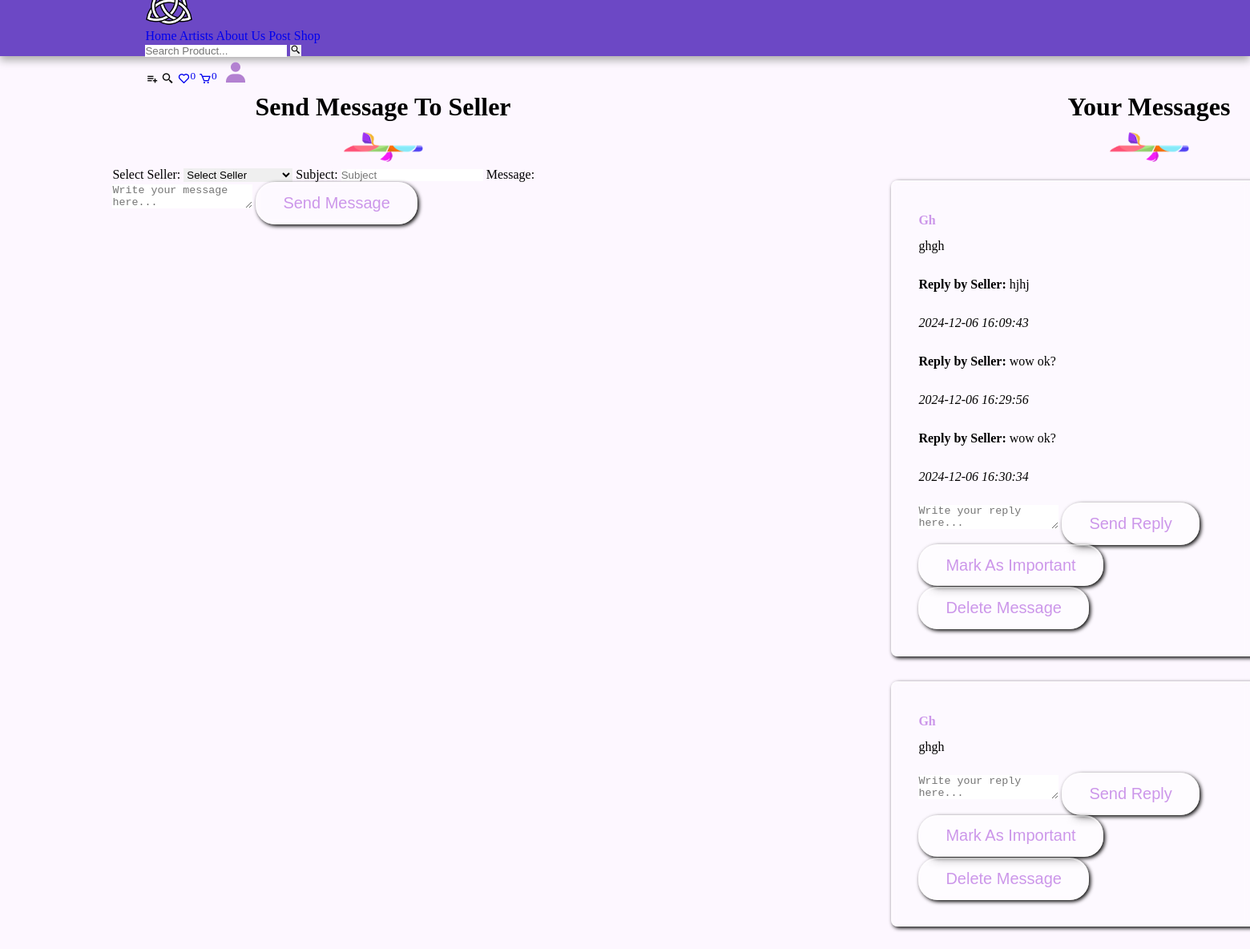
Screenshot of /message.php (signed in) with the database file from the repository.
### tables this page shows
CREATE TABLE `message` (
  `id` int(20) NOT NULL,
  `user_id` int(11) NOT NULL,
  `name` varchar(100) NOT NULL,
  `email` varchar(100) NOT NULL,
  `subject` varchar(100) NOT NULL,
  `message` varchar(1000) NOT NULL,
  `is_important` tinyint(1) DEFAULT 0,
  `seller_id` int(11) NOT NULL
);

CREATE TABLE `replies` (
  `id` int(11) NOT NULL,
  `message_id` int(11) NOT NULL,
  `reply` text NOT NULL,
  `seller_id` int(11) NOT NULL,
  `date` timestamp NOT NULL DEFAULT current_timestamp()
);

### message.php (the view, shortened to what this page needs)
<?php
include 'components/connect.php';
?>
<!DOCTYPE html>
<html lang="en">
<head>
    <link rel="stylesheet" type="text/css" href="../css/admin_style.css">
    <link rel="stylesheet" href="https://cdnjs.cloudflare.com/ajax/libs/font-awesome/6.2.0/css/all.min.css">
    <link rel="stylesheet" href="https://cdn.jsdelivr.net/npm/boxicons@2.1.4/css/boxicons.min.css">
</head>
<body>
    <div class="main-container">
        <?php include 'components/user_header.php'; ?>
        <section class="send-message-container">
            <div class="heading">
                <h1>Send Message to Seller</h1>
                <img src="../image/separator-img.png" alt="✦ . ⁺ . ✦ . ⁺ . ✦">
            </div>
            <form action="" method="post">
                <label for="seller_id">Select Seller:</label>
                <select name="seller_id" required>
                    <option value="">Select Seller</option>
                </select>
                <label for="subject">Subject:</label>
                <input type="text" name="subject" placeholder="Subject" required>
                <label for="message">Message:</label>
                <textarea name="message" placeholder="Write your message here..." required></textarea>
                <input type="submit" name="send_msg" value="Send Message" class="btn">
            </form>
        </section>
        <section class="message-container">
            <div class="heading">
                <h1>Your Messages</h1>
                <img src="../image/separator-img.png" alt="✦ . ⁺ . ✦ . ⁺ . ✦">
            </div>
            <div class="box-container">
                <?php
                    $select_message = $conn->prepare("SELECT * FROM `message` WHERE user_id = ?");
                    $select_message->execute([$user_id]);
                    if ($select_message->rowCount() > 0) {
                        while ($fetch_message = $select_message->fetch(PDO::FETCH_ASSOC)) {
                ?>
                <div class="box">
                    <h4><?= $fetch_message['subject']; ?></h4>
                    <p><?= $fetch_message['message']; ?></p>
                    <div class="replies-container">
                        <?php
                            $select_replies = $conn->prepare("SELECT * FROM `replies` WHERE message_id = ? ORDER BY date ASC");
                            $select_replies->execute([$fetch_message['id']]);
                            if ($select_replies->rowCount() > 0) {
                                while ($fetch_reply = $select_replies->fetch(PDO::FETCH_ASSOC)) {
                                    echo "<div class='reply'>";
                                    echo "<p><strong>Reply by Seller:</strong> " . $fetch_reply['reply'] . "</p>";
                                    echo "<p><em>" . $fetch_reply['date'] . "</em></p>";
                                    echo "</div>";
                                }
                            }
                        ?>
                    </div>
                    <form action="" method="post">
                        <textarea name="reply_message" placeholder="Write your reply here..." required></textarea>
                        <input type="submit" name="reply_msg" value="Send Reply" class="btn">
                    </form>
                    <?php if ($fetch_message['is_important'] == 0): ?>
                    <form action="" method="post">
                        <input type="submit" name="mark_important" value="Mark as Important" class="btn">
                    </form>
                    <?php endif; ?>
                    <form action="" method="post">
                    <form action="" method="post">
                        <input type="submit" name="delete_msg" value="Delete Message" class="btn">
                    </form>
                </div>
                <?php
                        }
                    } else {
                        echo "<p>No messages found!</p>";
                    }
                ?>
            </div>
        </section>
    </div>
</body>
</html>

### css/admin_style.css (style rules this page uses)
* { margin: 0; padding: 0; box-sizing: border-box; outline: none; border: none; text-decoration: none; list-style: none; }
:root { --space: 2rem; --main-color: #cc97ea; --purple-color: #b381d1; --purple-opacity: #f7e6ff; --white-alpha-40: rgba(255,255,255,0.40); --white-alpha-25: rgba(255,255,255,0.25); --backdrop-filter: blur(5px); --box-shadow: 2px 2px 5px rgba(0,0,0.40); }
body { background-color: #fdf7ff; background-repeat: no-repeat; background-position: center; }
html { scroll-behavior: smooth; }
.btn { background-color: var(--white-alpha-25); border: 2px solid var(--white-alpha-40); backdrop-filter: var(--backdrop-filter); box-shadow: var(--box-shadow); text-transform: capitalize; color: var(--main-color); padding: .8rem 2rem; border-radius: 1.5rem; font-size: 20px; cursor: pointer; position: relative; text-align: center; }
.btn::before { position: absolute; content: ''; top: 0; left: 0; height: 100%; width: 0; border-radius: 30px; background-color: var(--main-color); z-index: -1; transition: width 0.3s ease; text-align: center; }
input[type='submit'] { cursor: pointer; }
.box-container { display: grid; grid-template-columns: repeat(auto-fit, minmax(25rem, 1fr)); align-items: center; }
.box-container .box { background-color: var(--white-alpha-25); border: 2px solid var(--white-alpha-40); backdrop-filter: var(--backdrop-filter); box-shadow: var(--box-shadow); margin: 1rem; border-radius: .5rem; }
.heading { text-align: center; line-height: 1.5; }
.heading h1 { font-size: 2rem; text-transform: capitalize; }
.heading img { margin-top: .5rem; width: 100px!important; }
section, .post-editor { width: 75vw; min-width: 100vh; padding: 4%; margin: 3% 5%; margin-bottom: 2%; }
.main-container { display: flex; }
.message-container .box-container .box { line-height: 2; padding: 2rem; }
.message-container .box-container .box h4 { text-transform: capitalize; color: var(--main-color); }
.message-container .box-container .box p { margin-bottom: 1rem; }

### rows the page displays
message: subject "Gh", message "ghgh"
replies: reply "hjhj", date "2024-12-06 16:09:43"
replies: reply "wow ok?", date "2024-12-06 16:29:56"
replies: reply "wow ok?", date "2024-12-06 16:30:34"
message: subject "Gh", message "ghgh"

### other values shown
$total_wishlist_items "0"
$total_cart_items "0"
